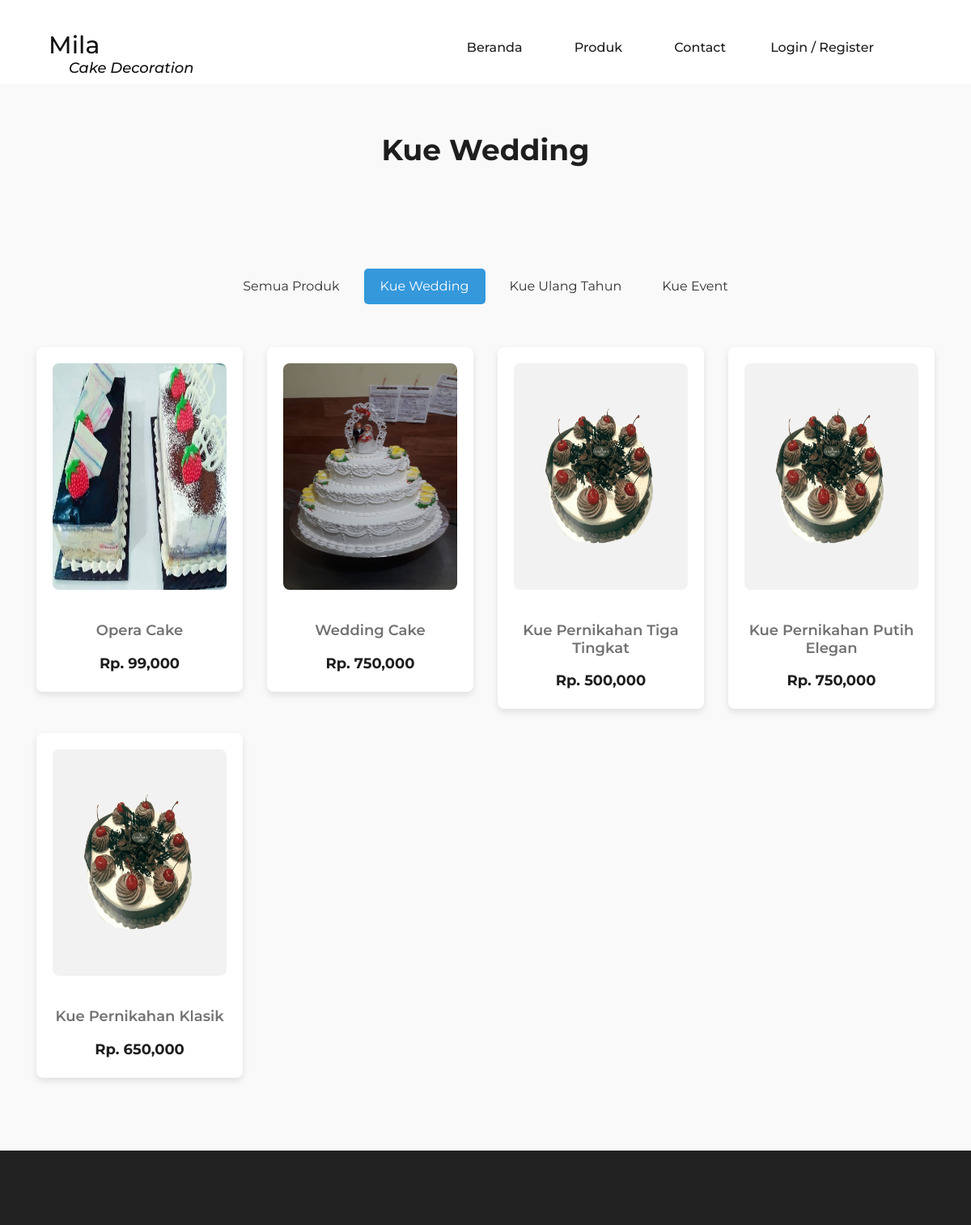
Screenshot of /?page=pages/produk1 with the database file from the repository.
### tables this page shows
CREATE TABLE `tb_produk` (
  `produk_id` int(20) NOT NULL,
  `produk_nama` varchar(255) NOT NULL,
  `produk_harga` int(20) NOT NULL,
  `produk_stok` int(20) NOT NULL,
  `produk_detail` text NOT NULL,
  `produk_foto` varchar(255) NOT NULL,
  `produk_kat` varchar(255) NOT NULL,
  `admin_id` int(11) NOT NULL
);

### index.php (called while the page is built, shortened)
<?php
include "components/header.php";
?>
 <?php
    include "content.php";
    ?>
<?php
include "components/footer.php";

### pages/produk1.php (the view, shortened to what this page needs)
<!DOCTYPE html>
<html lang="en">
<head>
</head>
<body>
<section class="latest-products spad">
    <div class="container">
        <div class="product-filter">
            <div class="row">
                <div class="col-lg-12 text-center">
                    <div class="section-title">
                        <h2>Kue Wedding</h2>
                    </div>
                </div>
            </div>
        </div>
        <ul class="nav justify-content-center nav-pills mb-5">
            <li class="nav-item">
                <a class="nav-link" href="?page=pages/produk">Semua Produk</a>
            </li>
            <li class="nav-item">
                <a class="nav-link active" aria-current="page" href="?page=pages/produk1">Kue Wedding</a>
            </li>
            <li class="nav-item">
                <a class="nav-link" href="?page=pages/produk2">Kue Ulang Tahun</a>
            </li>
            <li class="nav-item">
                <a class="nav-link" href="?page=pages/produk3">Kue Event</a>
            </li>
        </ul>
        <div class="row" id="product-list">
            <?php
            $ambil = $koneksi->query("SELECT * FROM tb_produk WHERE produk_kat = 'Kue Wedding'");
            while ($pecah = $ambil->fetch_object()) {
            ?>
                <div class="col-lg-3 col-sm-6 mix all accesories bags">
                    <div class="single-product-item">
                        <figure>
                            <a href="?page=pages/detailproduk&id=<?= $pecah->produk_id ?>"><img style="width:100%; height:280px" src="admin/img/produk/<?php echo $pecah->produk_foto ?>" alt=""></a>
                        </figure>
                        <div class="product-text">
                            <a href="?page=pages/detailproduk&id=<?= $pecah->produk_id ?>">
                                <h6><?php echo $pecah->produk_nama ?></h6>
                            </a>
                            <p>Rp. <?php echo number_format($pecah->produk_harga) ?></p>
                        </div>
                    </div>
                </div>
            <?php } ?>
        </div>
    </div>
</section>
</body>
</html>

### assets/css/style.css (style rules this page uses)
html, body { height: 100%; font-family: "Montserrat", sans-serif; -webkit-font-smoothing: antialiased; font-smoothing: antialiased; background: none; }
h1, h2, h3, h4, h5, h6 { margin: 0; color: #111111; font-weight: 500; font-family: "Montserrat", sans-serif; }
h2 { font-size: 36px; }
h6 { font-size: 16px; }
p { font-size: 15px; color: #7b7b7b; font-weight: 400; line-height: 1.6; font-family: "Montserrat", sans-serif; margin: 0 0 15px 0; }
img { max-width: 100%; }
ul, ol { padding: 0; margin: 0; }
.section-title h2 { color: #1e1e1e; font-size: 60px; font-weight: 700; }
.spad { padding-top: 100px; padding-bottom: 100px; }
.latest-products { padding-top: 55px; padding-bottom: 65px; }
.product-filter { margin-bottom: 100px; }
.product-filter .section-title { margin-bottom: 20px; }
.single-product-item { margin-bottom: 30px; }
.single-product-item figure { margin-bottom: 40px; position: relative; overflow: hidden; }
.single-product-item figure img { min-width: 100%; }
.single-product-item .product-text { text-align: center; }
.single-product-item .product-text h6 { color: #727272; margin-bottom: 15px; }
.single-product-item .product-text p { color: #1e1e1e; font-size: 18px; font-weight: 700; margin-bottom: 0; }

### pages/produk1.php (style rules this page uses)
.latest-products { padding: 60px 0; background-color: #f9f9f9; }
.section-title h2 { font-size: 36px; margin-bottom: 20px; }
.nav-pills .nav-link { color: #333; font-size: 16px; border-radius: 5px; padding: 10px 20px; margin: 5px; }
.nav-pills .nav-link.active { background-color: #3498db; color: #fff; }
.single-product-item { background-color: #fff; padding: 20px; border-radius: 8px; box-shadow: 0px 4px 8px rgba(0, 0, 0, 0.1); transition: 0.3s; text-align: center; }
.single-product-item figure img { border-radius: 8px; }
.product-text h6 { margin: 15px 0 10px; font-size: 18px; font-weight: 600; }
.product-text p { font-size: 16px; color: #e74c3c; }

### rows the page displays
tb_produk: produk_foto (picture), produk_nama "Opera Cake", produk_harga "99,000"
tb_produk: produk_foto (picture), produk_nama "Wedding Cake", produk_harga "750,000"
tb_produk: produk_foto (picture), produk_nama "Kue Pernikahan Tiga Tingkat", produk_harga "500,000"
tb_produk: produk_foto (picture), produk_nama "Kue Pernikahan Putih Elegan", produk_harga "750,000"
tb_produk: produk_foto (picture), produk_nama "Kue Pernikahan Klasik", produk_harga "650,000"
